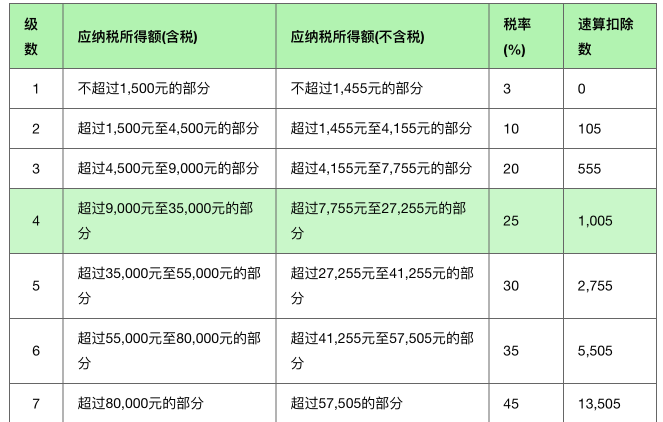
#> input picture 14_50_16__09_13_2018.jpg, 1326 x 844 px (shown at 1/2 size)
$ python python_other_module.py
#> lines starting #> are read from the running program, lines starting #| are printed output that depends on the picture
#!/usr/bin/env python3
# -*- coding: utf-8 -*-

from PIL import Image,ImageFilter

im=Image.open('14_50_16__09_13_2018.jpg')
#> im is the input picture: PIL image 1326x844 RGB; mean R, G, B 222.1, 237.6, 221.9
w,h = im.size
#> w = 1326; h = 844
#获取图片尺寸
print('Original image size: %sx%s' %(w,h))
#| Original image size: 1326x844
#缩放到50%

im.thumbnail((w//3,h//3))
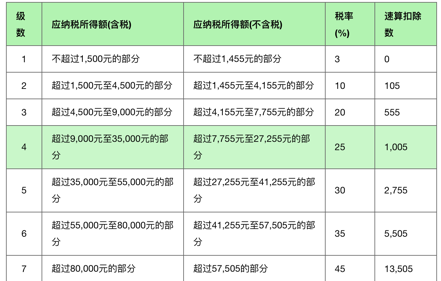
#> im: PIL image 441x281 RGB; mean R, G, B 221.6, 237.1, 221.5
print('Resize image to: %sx%s' % (w//3, h//3))
#| Resize image to: 442x281
# 把缩放后的图像用jpeg格式保存:
im.save('14_50_16__09_13_2018_thumbnail.jpg', 'jpeg')

im2 = im.filter(ImageFilter.BLUR)
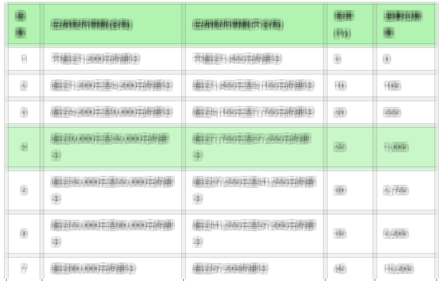
#> im2: PIL image 441x281 RGB; mean R, G, B 221.9, 237.3, 221.7
im2.save('14_50_16__09_13_2018_thumbnail.jpg','jpeg')
